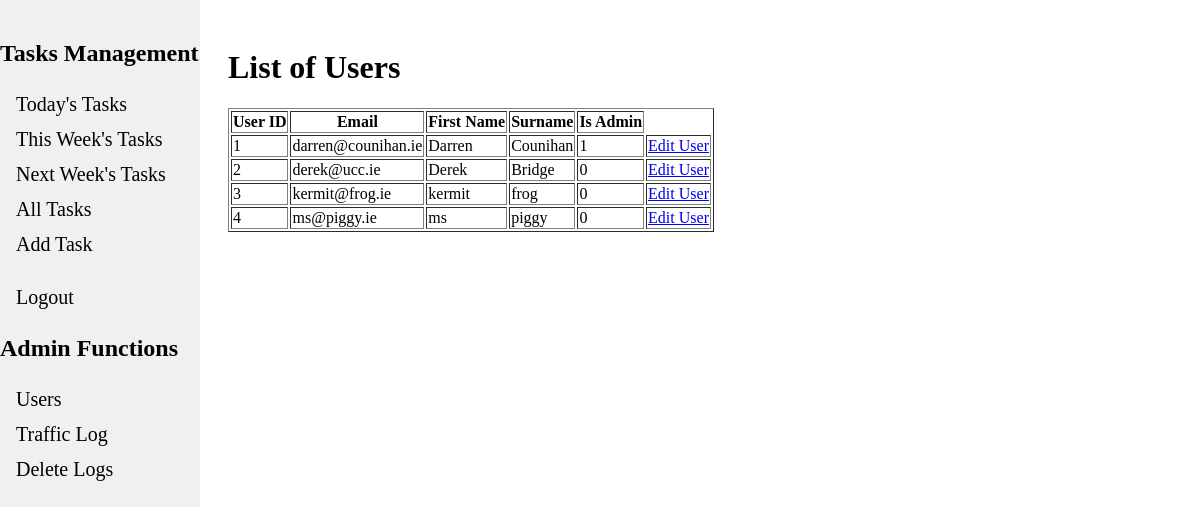
The page /list_users (signed in) on the database its author committed.
### tables this page shows
CREATE TABLE users (
    user_id INTEGER PRIMARY KEY AUTOINCREMENT,
    surname TEXT,
    first_name TEXT,
    email TEXT,
    password TEXT,
    is_admin INTEGER DEFAULT False   /* boolean to identify if user has admin privleges or not */
);

### app.py (the view)
@app.route("/list_users", methods=["GET"])
@login_required
@admin_required
def list_users():
    users = g.db.execute("SELECT * FROM users").fetchall()
    return render_template("list_users.html", users=users)

### app.py (called while the page is built)
@app.before_request
def load_logged_in_user():
    g.user = session.get("user_id", None)
    session_email = session.get("email", None)
    g.is_admin = session.get('is_admin', None) # Could use to gate admin functions
    db = get_db()
    client_ip = request.remote_addr
    endpoint = request.endpoint
    time = datetime.now()
    g.db.execute("""INSERT INTO traffic_logs (time,ip_addr,user_email,endpoint) VALUES (?,?,?,?)""",
            (time,client_ip, session_email, endpoint))
    g.db.commit()

def login_required(view):
    @wraps(view)
    def wrapped_view(*args, **kwargs):
        if g.user is None:
            return redirect(url_for("login", next=request.url))
        return view(*args,**kwargs)
    return wrapped_view

def admin_required(view):
    @wraps(view)
    def wrapped_view(*args, **kwargs):
        if g.is_admin is None:
            return render_template("not_authorized.html")
        return view(*args,**kwargs)
    return wrapped_view

### database.py (called while the page is built)
def get_db():
    if "db" not in g:
        g.db = sqlite3.connect(DATABASE, detect_types=sqlite3.PARSE_DECLTYPES)
        g.db.row_factory = sqlite3.Row
        return g.db

### templates/list_users.html (shortened to what this page needs)
{% extends "base.html" %}
{% block content %}
<form action="" method="POST" novalidate>
    <h1>List of Users</h1>
    <table border="1">
        <thead>
            <tr>
                <th>User ID</th>
                <th>Email</th>
                <th>First Name</th>
                <th>Surname</th>
                <th>Is Admin</th>
            </tr>
        </thead>
        <tbody>
            {% for user in users %}
                <tr>
                    <td>{{ user['user_id'] }}</td>
                    <td>{{ user['email'] }}</td>
                    <td>{{ user['first_name'] }}</td>
                    <td>{{ user['surname'] }}</td>
                    <td>{{user['is_admin']}}</td>
                    <td><a href="{{ url_for('update_user', user_id=user['user_id']) }}" class="btn btn-primary">Edit User</a></td>
                </tr>
            {% endfor %}
        </tbody>
    </table>
</form>
{% endblock %}

### rows shown on the page
users: user_id "1", email "darren@counihan.ie", first_name "Darren", surname "Counihan", is_admin "1"
users: user_id "2", email "derek@ucc.ie", first_name "Derek", surname "Bridge", is_admin "0"
users: user_id "3", email "kermit@frog.ie", first_name "kermit", surname "frog", is_admin "0"
users: user_id "4", email "ms@piggy.ie", first_name "ms", surname "piggy", is_admin "0"
